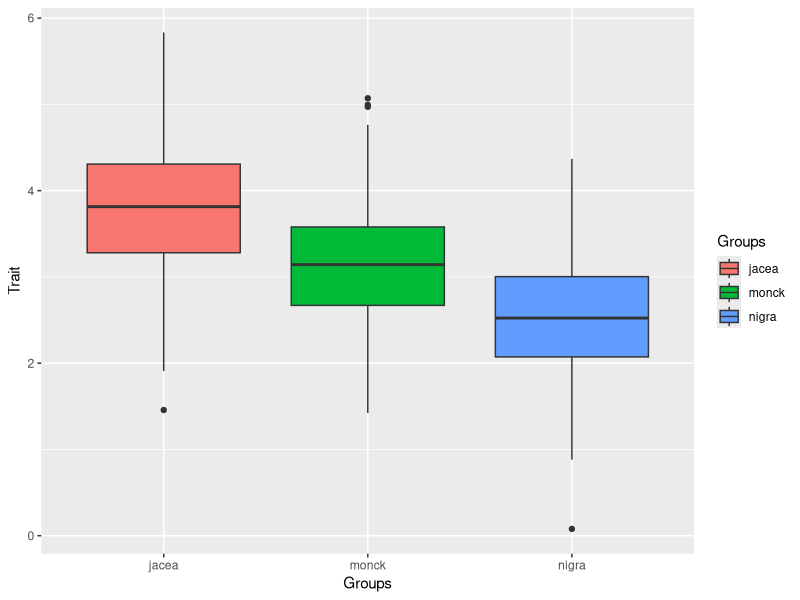
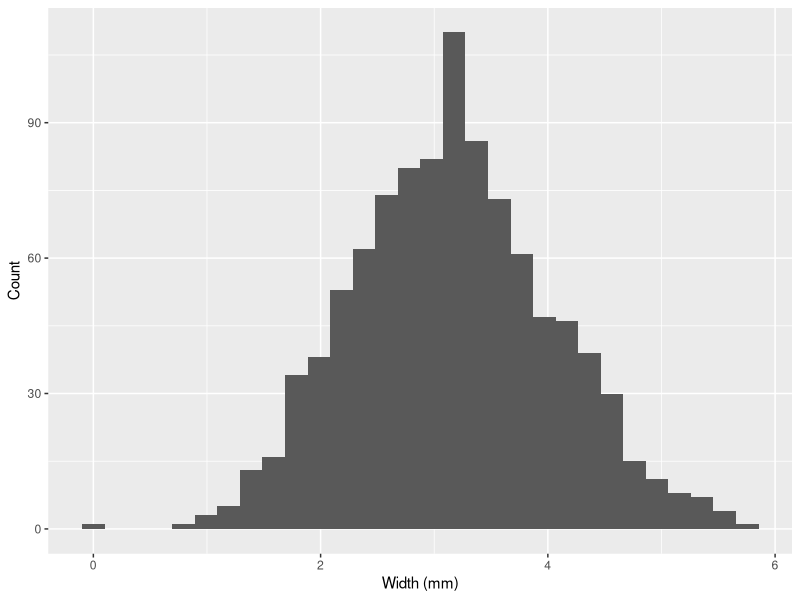

Source code (R) for these figures, in order:
## ---- chunk 1
knitr::opts_chunk$set(echo = TRUE)
## ---- chunk 2
#########################
# FUNCTION: Make data frame
# INPUTS: parameters to generate random data set with 3 factors. You can change group names, sample size of each group, mean of each group, and standard deviation of each group, but not the number of groups.
# OUTPUTS: data frame
#-------------------------

makeData <- function(nName = c("jacea", "nigra", "monck"), nSize = c(325,325,350) , nMean = c(3.75, 2.5, 3.1), nSD = c(0.75,0.65,0.7)){
  ID <- 1:sum(nSize)
  
  width <- c(rnorm(n = nSize[1], mean = nMean[1], sd = nSD[1]),
            rnorm(n = nSize[2], mean = nMean[2], sd = nSD[2]),
            rnorm(n = nSize[3], mean = nMean[3], sd = nSD[3]))
  TGroup <- rep(nName, nSize)
  table(TGroup)
  myData <- data.frame(ID, TGroup, width)
  
  return(myData)
}
#-------------------------
myData <- makeData()
#-------------------------

#########################
# FUNCTION: myANOVA
# INPUTS: a data frame plus columns from the data frame that you want for x and y
# OUTPUTS: an ANOVA summary
#-------------------------
 myANOVA <- function(data = myData, x = myData$TGroup, y = myData$width){
  myModel <- aov(y ~ x, data = data)
   return(summary(myModel))
 }
#-------------------------
aovModel <- myANOVA(makeData())
aovModel


#########################
# FUNCTION: Plot ANOVA
# INPUTS: data frame and the column names for your x and y variables
# OUTPUTS: side effect barplot
#-------------------------

myPlot <- function(data = myData, x = myData$TGroup, y = myData$width) {
  library(ggplot2)
  ANOPlot <- ggplot(data = data,
                    aes(x = x, y = y,
                    fill = x)) +
             geom_boxplot() +
             labs(fill = "Groups",
                  x = "Groups",
                  y = "Trait")
print(ANOPlot)
}
#-------------------------
myPlot()
## ---- chunk 3
#########################
# FUNCTION: myHist
# INPUTS: data frame and the column names for your x variable
# OUTPUTS: side effect histogram
#-------------------------

myHist <- function(data = myData, x = myData$width, xlab = "Width (mm)") {
  library(ggplot2)
  histPlot <- ggplot(data = data,
                    aes(x = x)) +
             geom_histogram() +
             labs(x = xlab,
                  y = "Count")
print(histPlot)
}
#-------------------------

myHist()
